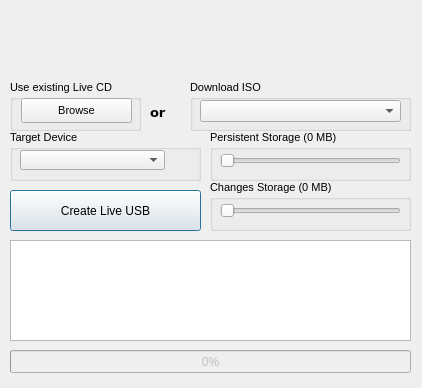
<?xml version="1.0" encoding="UTF-8"?>
<ui version="4.0">
 <class>Dialog</class>
 <widget class="QDialog" name="Dialog">
  <property name="geometry">
   <rect>
    <x>0</x>
    <y>0</y>
    <width>422</width>
    <height>388</height>
   </rect>
  </property>
  <property name="sizePolicy">
   <sizepolicy hsizetype="Fixed" vsizetype="Fixed">
    <horstretch>0</horstretch>
    <verstretch>0</verstretch>
   </sizepolicy>
  </property>
  <property name="windowTitle">
   <string>USB-Maker</string>
  </property>
  <widget class="QPushButton" name="startButton">
   <property name="enabled">
    <bool>true</bool>
   </property>
   <property name="geometry">
    <rect>
     <x>10</x>
     <y>190</y>
     <width>191</width>
     <height>41</height>
    </rect>
   </property>
   <property name="whatsThis">
    <string>This button will begin the LiveUSB creation process.  This entails optionally downloading a release (if an existing one wasn't selected),  extracting the ISO to the USB device, creating the persistent overlay, and installing the bootloader.</string>
   </property>
   <property name="text">
    <string>Create Live USB</string>
   </property>
  </widget>
  <widget class="QTextEdit" name="textEdit">
   <property name="geometry">
    <rect>
     <x>10</x>
     <y>240</y>
     <width>401</width>
     <height>101</height>
    </rect>
   </property>
   <property name="font">
    <font>
     <pointsize>8</pointsize>
    </font>
   </property>
   <property name="whatsThis">
    <string>This is the status console, where all messages get written to.</string>
   </property>
   <property name="readOnly">
    <bool>true</bool>
   </property>
  </widget>
  <widget class="QProgressBar" name="progressBar">
   <property name="enabled">
    <bool>false</bool>
   </property>
   <property name="geometry">
    <rect>
     <x>10</x>
     <y>350</y>
     <width>401</width>
     <height>23</height>
    </rect>
   </property>
   <property name="mouseTracking">
    <bool>false</bool>
   </property>
   <property name="whatsThis">
    <string>This is the progress bar that will indicate how far along in the LiveUSB creation process you are</string>
   </property>
   <property name="autoFillBackground">
    <bool>false</bool>
   </property>
   <property name="value">
    <number>0</number>
   </property>
   <property name="textVisible">
    <bool>true</bool>
   </property>
  </widget>
  <widget class="QGroupBox" name="downloadGroup">
   <property name="geometry">
    <rect>
     <x>190</x>
     <y>80</y>
     <width>221</width>
     <height>51</height>
    </rect>
   </property>
   <property name="font">
    <font>
     <pointsize>8</pointsize>
    </font>
   </property>
   <property name="whatsThis">
    <string>If you do not select an existing Live CD, the selected release will be downloaded for you.</string>
   </property>
   <property name="title">
    <string>Download ISO</string>
   </property>
   <widget class="QComboBox" name="downloadCombo">
    <property name="geometry">
     <rect>
      <x>10</x>
      <y>20</y>
      <width>201</width>
      <height>22</height>
     </rect>
    </property>
   </widget>
  </widget>
  <widget class="QLabel" name="label_2">
   <property name="geometry">
    <rect>
     <x>150</x>
     <y>100</y>
     <width>21</width>
     <height>24</height>
    </rect>
   </property>
   <property name="font">
    <font>
     <family>Verdana</family>
     <pointsize>10</pointsize>
     <weight>75</weight>
     <bold>true</bold>
    </font>
   </property>
   <property name="text">
    <string>or</string>
   </property>
  </widget>
  <widget class="QGroupBox" name="groupBox">
   <property name="geometry">
    <rect>
     <x>10</x>
     <y>80</y>
     <width>131</width>
     <height>51</height>
    </rect>
   </property>
   <property name="font">
    <font>
     <pointsize>8</pointsize>
    </font>
   </property>
   <property name="whatsThis">
    <string>This button allows you to browse for an existing Live CD ISO that you have previously downloaded.  If you do not select one, a release will be downloaded for you automatically.</string>
   </property>
   <property name="title">
    <string>Use existing Live CD</string>
   </property>
   <widget class="QPushButton" name="isoBttn">
    <property name="geometry">
     <rect>
      <x>11</x>
      <y>18</y>
      <width>111</width>
      <height>25</height>
     </rect>
    </property>
    <property name="text">
     <string>Browse</string>
    </property>
    <property name="shortcut">
     <string>Alt+B</string>
    </property>
   </widget>
  </widget>
  <widget class="QGroupBox" name="groupBox_2">
   <property name="geometry">
    <rect>
     <x>10</x>
     <y>130</y>
     <width>191</width>
     <height>51</height>
    </rect>
   </property>
   <property name="font">
    <font>
     <pointsize>8</pointsize>
    </font>
   </property>
   <property name="whatsThis">
    <string>This is the USB stick that you want to install your Live CD on.  This device must be formatted with the FAT filesystem.</string>
   </property>
   <property name="title">
    <string>Target Device</string>
   </property>
   <widget class="QComboBox" name="driveBox">
    <property name="geometry">
     <rect>
      <x>10</x>
      <y>20</y>
      <width>145</width>
      <height>20</height>
     </rect>
    </property>
    <property name="editable">
     <bool>false</bool>
    </property>
    <property name="insertPolicy">
     <enum>QComboBox::InsertAtTop</enum>
    </property>
    <property name="duplicatesEnabled">
     <bool>false</bool>
    </property>
   </widget>
   <widget class="QPushButton" name="refreshDevicesButton">
    <property name="geometry">
     <rect>
      <x>156</x>
      <y>16</y>
      <width>30</width>
      <height>26</height>
     </rect>
    </property>
    <property name="text">
     <string/>
    </property>
    <property name="icon">
     <iconset resource="resources.qrc">
      <normaloff>:/refresh.png</normaloff>:/refresh.png</iconset>
    </property>
    <property name="flat">
     <bool>true</bool>
    </property>
   </widget>
  </widget>
  <widget class="QGroupBox" name="overlayTitle">
   <property name="geometry">
    <rect>
     <x>210</x>
     <y>130</y>
     <width>201</width>
     <height>51</height>
    </rect>
   </property>
   <property name="font">
    <font>
     <pointsize>8</pointsize>
    </font>
   </property>
   <property name="whatsThis">
    <string comment="comment!">By allocating extra space on your USB stick for a persistent overlay, you will be able to store data and make permanent modifications to your live operating system.  Without it, you will not be able to save data that will persist after a reboot.</string>
   </property>
   <property name="title">
    <string>Persistent Storage (0 MB)</string>
   </property>
   <widget class="QSlider" name="overlaySlider">
    <property name="geometry">
     <rect>
      <x>10</x>
      <y>20</y>
      <width>181</width>
      <height>21</height>
     </rect>
    </property>
    <property name="maximum">
     <number>2047</number>
    </property>
    <property name="orientation">
     <enum>Qt::Horizontal</enum>
    </property>
    <property name="tickPosition">
     <enum>QSlider::NoTicks</enum>
    </property>
   </widget>
  </widget>
  <widget class="QLabel" name="label">
   <property name="geometry">
    <rect>
     <x>0</x>
     <y>0</y>
     <width>430</width>
     <height>72</height>
    </rect>
   </property>
   <property name="text">
    <string/>
   </property>
   <property name="pixmap">
    <pixmap resource="resources.qrc">:/liveusb-header.png</pixmap>
   </property>
  </widget>
  <widget class="QGroupBox" name="overlayTitle_2">
   <property name="geometry">
    <rect>
     <x>210</x>
     <y>180</y>
     <width>201</width>
     <height>51</height>
    </rect>
   </property>
   <property name="font">
    <font>
     <pointsize>8</pointsize>
    </font>
   </property>
   <property name="whatsThis">
    <string comment="comment!">By allocating extra space on your USB stick for a persistent overlay, you will be able to store data and make permanent modifications to your live operating system.  Without it, you will not be able to save data that will persist after a reboot.</string>
   </property>
   <property name="title">
    <string>Changes Storage (0 MB)</string>
   </property>
   <widget class="QSlider" name="overlaySlider_3">
    <property name="geometry">
     <rect>
      <x>10</x>
      <y>20</y>
      <width>181</width>
      <height>21</height>
     </rect>
    </property>
    <property name="maximum">
     <number>2047</number>
    </property>
    <property name="orientation">
     <enum>Qt::Horizontal</enum>
    </property>
    <property name="tickPosition">
     <enum>QSlider::NoTicks</enum>
    </property>
   </widget>
  </widget>
 </widget>
 <resources>
  <include location="resources.qrc"/>
 </resources>
 <connections/>
</ui>
